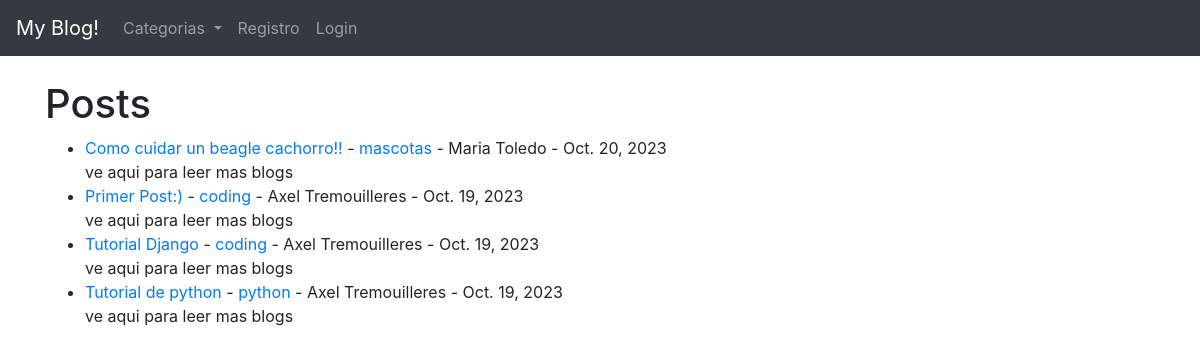
The page / on the database its author committed.
### blogs/models.py (models this page shows, shortened)
class Post(models.Model):
	title = models.CharField(max_length=255)
	header_image = models.ImageField(null=True, blank=True, upload_to="images/")
	title_tag = models.CharField(max_length=255)
	author = models.ForeignKey(User, on_delete=models.CASCADE)
	body = RichTextField(blank=True, null=True)
	post_date = models.DateField(auto_now_add=True)
	category = models.CharField(max_length=255, default='coding')
	snippet = models.CharField(max_length=255)
	likes = models.ManyToManyField(User, related_name='blog_posts')

### blogs/views.py (the view)
# urls.py: path('', HomeView.as_view(), name="home"),
class HomeView(ListView):
	model = Post
	template_name = 'home.html'
	cats = Category.objects.all()
	ordering = ['-post_date']
	def get_context_data(self, *args, **kwargs):
		cat_menu = Category.objects.all()
		context = super(HomeView, self).get_context_data(*args, **kwargs)
		context["cat_menu"] = cat_menu
		return context

### blogs/models.py (called while the page is built)
	def __str__(self):
		return self.name

### blogs/templates/home.html (shortened to what this page needs)
{% extends 'base.html' %}
{% block content %}
<h1>Posts</h1>
<ul>
{% for post in object_list %}
	<li><a href="{% url 'article-detail' post.pk %}">{{ post.title }}</a>
		- <a href="{% url 'category' post.category|slugify %}">{{ post.category }}</a>
		- {{ post.author.first_name }} {{ post.author.last_name }} -
		{{ post.post_date }}  <br/>
	{{ post.snippet }}</li>
{% endfor %}
</ul>
{% endblock %}

### blogs/templates/base.html (shortened to what this page needs)
{% load static %}
<!doctype html>
<html lang="en">
  <head>
    <link rel="stylesheet" href="https://stackpath.bootstrapcdn.com/bootstrap/4.4.1/css/bootstrap.min.css">
  </head>
  <body>
    <nav class="navbar navbar-expand-lg navbar-dark bg-dark">
  <a class="navbar-brand" href="{% url 'home' %}"> My Blog!</a>
  <div class="collapse navbar-collapse" id="navbarSupportedContent">
    <ul class="navbar-nav mr-auto">
      {% if cat_menu %}
      <li class="nav-item dropdown">
        <a class="nav-link dropdown-toggle" href="#" id="navbarDropdown" role="button" data-toggle="dropdown" aria-haspopup="true" aria-expanded="false">
          Categorias
        </a>
      </li>
      {% else %}
        <li class="nav-item">
            <a class="nav-link" href="{% url 'category-list' %}">Categorias</a>
        </li>
      {% endif %}
      {% if user.is_authenticated %}
        <li class="nav-item">
          <a class="nav-link" href="{% url 'add_post' %}">Agregar publicación</a>
        </li>
        <li class="nav-item">
          <a class="nav-link" href="{% url 'add_category' %}">añadir categoría</a>
        </li>
      {% else %}
        <li class="nav-item">
          <a class="nav-link" href="{% url 'register' %}">Registro</a>
        </li>
        <li class="nav-item">
          <a class="nav-link" href="{% url 'login' %}">Login</a>
        </li>
      {% endif %}
    </ul>
  </div>
</nav>
    <br/>
    <div class="container">
      {% block content %}
      {% endblock %}
    </div>
  </body>
</html>

### rows shown on the page
Post: title "Como cuidar un beagle cachorro!!", category "mascotas", author.first_name "Maria", author.last_name "Toledo", post_date "Oct. 20, 2023", snippet "ve aqui para leer mas blogs"
Post: title "Primer Post:)", category "coding", author.first_name "Axel", author.last_name "Tremouilleres", post_date "Oct. 19, 2023", snippet "ve aqui para leer mas blogs"
Post: title "Tutorial Django", category "coding", author.first_name "Axel", author.last_name "Tremouilleres", post_date "Oct. 19, 2023", snippet "ve aqui para leer mas blogs"
Post: title "Tutorial de python", category "python", author.first_name "Axel", author.last_name "Tremouilleres", post_date "Oct. 19, 2023", snippet "ve aqui para leer mas blogs"
